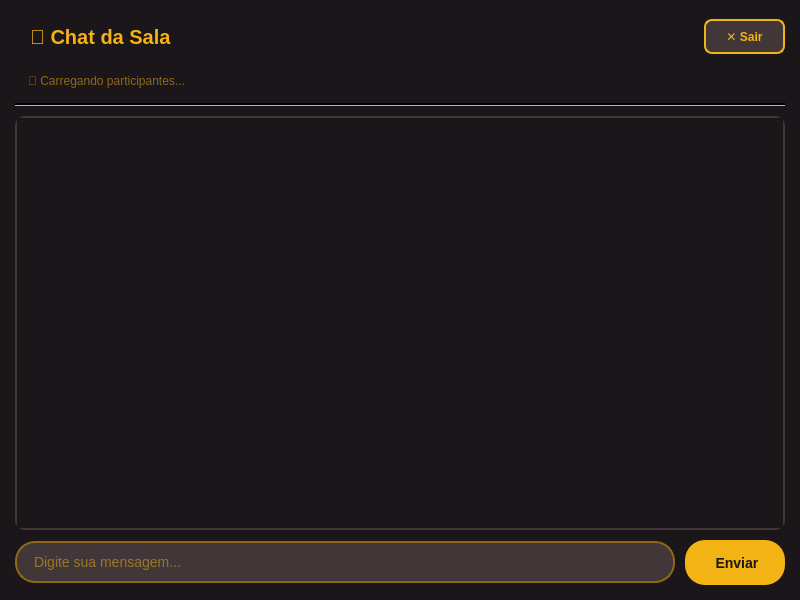
<?xml version="1.0" encoding="UTF-8"?>
<ui version="4.0">
 <class>ChatMateria</class>
 <widget class="QDialog" name="ChatMateria">
  <property name="geometry">
   <rect>
    <x>0</x>
    <y>0</y>
    <width>800</width>
    <height>600</height>
   </rect>
  </property>
  <property name="windowTitle">
   <string>💬 Chat - EducaUTFPR</string>
  </property>
  <property name="styleSheet">
   <string notr="true">
QDialog {
    background-color: #1A161A;
}

QLabel {
    color: #F4B315;
}

QScrollArea {
    border: 2px solid #423738;
    border-radius: 10px;
    background-color: #1A161A;
}

QWidget#chatContainer {
    background-color: #1A161A;
}

QLineEdit#mensagemEdit {
    background-color: #423738;
    color: #F4B315;
    border: 2px solid #8E6915;
    border-radius: 20px;
    padding: 10px 15px;
    font-size: 14px;
}

QLineEdit#mensagemEdit:focus {
    border-color: #F4B315;
}

QPushButton#enviarButton {
    background-color: #F4B315;
    color: #1A161A;
    border: none;
    border-radius: 20px;
    padding: 10px 25px;
    font-weight: bold;
    font-size: 14px;
}

QPushButton#enviarButton:hover {
    background-color: #D3AF35;
}

QPushButton#sairButton {
    background-color: #423738;
    color: #F4B315;
    border: 2px solid #F4B315;
    border-radius: 8px;
    padding: 8px 20px;
    font-weight: bold;
}

QPushButton#sairButton:hover {
    background-color: #524447;
}

QLabel#tituloSalaLabel {
    font-size: 20px;
    font-weight: bold;
    color: #F4B315;
    padding: 10px;
}

QLabel#participantesLabel {
    font-size: 12px;
    color: #8E6915;
    padding: 5px 10px;
}
   </string>
  </property>
  <layout class="QVBoxLayout" name="verticalLayout">
   <property name="spacing">
    <number>10</number>
   </property>
   <property name="leftMargin">
    <number>15</number>
   </property>
   <property name="topMargin">
    <number>15</number>
   </property>
   <property name="rightMargin">
    <number>15</number>
   </property>
   <property name="bottomMargin">
    <number>15</number>
   </property>
   <item>
    <layout class="QHBoxLayout" name="headerLayout">
     <item>
      <widget class="QLabel" name="tituloSalaLabel">
       <property name="text">
        <string>💬 Chat da Sala</string>
       </property>
      </widget>
     </item>
     <item>
      <spacer name="horizontalSpacer">
       <property name="orientation">
        <enum>Qt::Orientation::Horizontal</enum>
       </property>
       <property name="sizeHint" stdset="0">
        <size>
         <width>40</width>
         <height>20</height>
        </size>
       </property>
      </spacer>
     </item>
     <item>
      <widget class="QPushButton" name="sairButton">
       <property name="minimumSize">
        <size>
         <width>80</width>
         <height>35</height>
        </size>
       </property>
       <property name="text">
        <string>✕ Sair</string>
       </property>
      </widget>
     </item>
    </layout>
   </item>
   <item>
    <widget class="QLabel" name="participantesLabel">
     <property name="text">
      <string>👥 Carregando participantes...</string>
     </property>
    </widget>
   </item>
   <item>
    <widget class="Line" name="line">
     <property name="styleSheet">
      <string notr="true">background-color: #F4B315;</string>
     </property>
     <property name="frameShadow">
      <enum>QFrame::Shadow::Plain</enum>
     </property>
     <property name="lineWidth">
      <number>2</number>
     </property>
     <property name="orientation">
      <enum>Qt::Orientation::Horizontal</enum>
     </property>
    </widget>
   </item>
   <item>
    <widget class="QScrollArea" name="scrollArea">
     <property name="frameShape">
      <enum>QFrame::Shape::StyledPanel</enum>
     </property>
     <property name="widgetResizable">
      <bool>true</bool>
     </property>
     <widget class="QWidget" name="chatContainer">
      <property name="geometry">
       <rect>
        <x>0</x>
        <y>0</y>
        <width>766</width>
        <height>401</height>
       </rect>
      </property>
     </widget>
    </widget>
   </item>
   <item>
    <layout class="QHBoxLayout" name="inputLayout">
     <property name="spacing">
      <number>10</number>
     </property>
     <item>
      <widget class="QLineEdit" name="mensagemEdit">
       <property name="placeholderText">
        <string>Digite sua mensagem...</string>
       </property>
      </widget>
     </item>
     <item>
      <widget class="QPushButton" name="enviarButton">
       <property name="minimumSize">
        <size>
         <width>100</width>
         <height>45</height>
        </size>
       </property>
       <property name="text">
        <string> Enviar</string>
       </property>
      </widget>
     </item>
    </layout>
   </item>
  </layout>
 </widget>
 <resources/>
 <connections/>
</ui>
